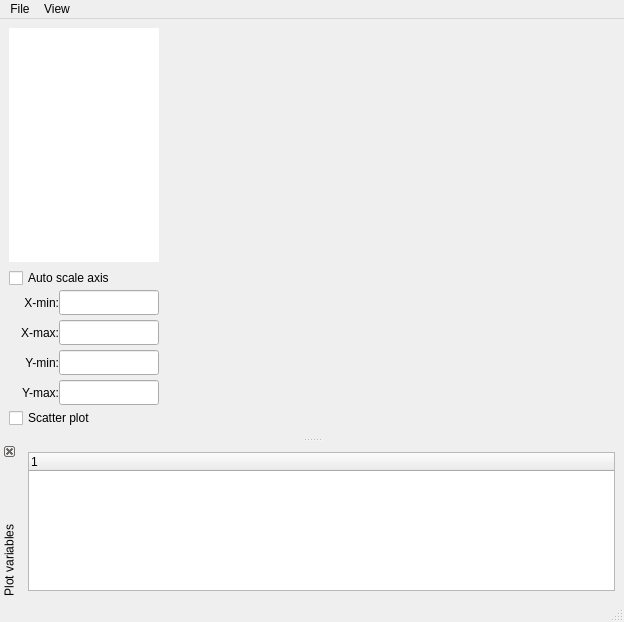
<?xml version="1.0" encoding="UTF-8"?>
<ui version="4.0">
 <class>plotwindow</class>
 <widget class="QMainWindow" name="plotwindow">
  <property name="geometry">
   <rect>
    <x>0</x>
    <y>0</y>
    <width>624</width>
    <height>622</height>
   </rect>
  </property>
  <property name="windowTitle">
   <string>CLASS graph</string>
  </property>
  <property name="dockNestingEnabled">
   <bool>true</bool>
  </property>
  <property name="dockOptions">
   <set>QMainWindow::AllowNestedDocks|QMainWindow::AnimatedDocks</set>
  </property>
  <widget class="QWidget" name="centralwidget">
   <layout class="QHBoxLayout" name="horizontalLayout_4">
    <item>
     <widget class="QWidget" name="widget" native="true">
      <property name="maximumSize">
       <size>
        <width>150</width>
        <height>16777215</height>
       </size>
      </property>
      <layout class="QVBoxLayout" name="verticalLayout_5">
       <property name="leftMargin">
        <number>0</number>
       </property>
       <property name="topMargin">
        <number>0</number>
       </property>
       <property name="rightMargin">
        <number>0</number>
       </property>
       <property name="bottomMargin">
        <number>0</number>
       </property>
       <item>
        <layout class="QVBoxLayout" name="verticalLayout_4">
         <property name="leftMargin">
          <number>0</number>
         </property>
         <item>
          <widget class="QTreeWidget" name="modelruntree">
           <property name="sizePolicy">
            <sizepolicy hsizetype="Expanding" vsizetype="Expanding">
             <horstretch>150</horstretch>
             <verstretch>0</verstretch>
            </sizepolicy>
           </property>
           <property name="minimumSize">
            <size>
             <width>150</width>
             <height>0</height>
            </size>
           </property>
           <property name="maximumSize">
            <size>
             <width>150</width>
             <height>16777215</height>
            </size>
           </property>
           <property name="frameShape">
            <enum>QFrame::VLine</enum>
           </property>
           <property name="frameShadow">
            <enum>QFrame::Plain</enum>
           </property>
           <property name="lineWidth">
            <number>0</number>
           </property>
           <property name="headerHidden">
            <bool>true</bool>
           </property>
           <column>
            <property name="text">
             <string notr="true">1</string>
            </property>
           </column>
          </widget>
         </item>
         <item>
          <layout class="QGridLayout" name="plotLayoutGrid" rowminimumheight="20,30,30,30,30,20">
           <property name="spacing">
            <number>0</number>
           </property>
           <item row="1" column="0">
            <layout class="QHBoxLayout" name="layout_xmin">
             <item>
              <widget class="QLabel" name="xminLabel">
               <property name="minimumSize">
                <size>
                 <width>50</width>
                 <height>0</height>
                </size>
               </property>
               <property name="text">
                <string>X-min:</string>
               </property>
               <property name="alignment">
                <set>Qt::AlignRight|Qt::AlignTrailing|Qt::AlignVCenter</set>
               </property>
               <property name="margin">
                <number>3</number>
               </property>
              </widget>
             </item>
             <item>
              <widget class="QLineEdit" name="xminInput">
               <property name="minimumSize">
                <size>
                 <width>50</width>
                 <height>0</height>
                </size>
               </property>
               <property name="maximumSize">
                <size>
                 <width>100</width>
                 <height>25</height>
                </size>
               </property>
              </widget>
             </item>
            </layout>
           </item>
           <item row="2" column="0">
            <layout class="QHBoxLayout" name="layout_xmax">
             <item>
              <widget class="QLabel" name="xmaxLabel">
               <property name="minimumSize">
                <size>
                 <width>50</width>
                 <height>0</height>
                </size>
               </property>
               <property name="text">
                <string>X-max:</string>
               </property>
               <property name="alignment">
                <set>Qt::AlignRight|Qt::AlignTrailing|Qt::AlignVCenter</set>
               </property>
               <property name="margin">
                <number>3</number>
               </property>
              </widget>
             </item>
             <item>
              <widget class="QLineEdit" name="xmaxInput">
               <property name="minimumSize">
                <size>
                 <width>50</width>
                 <height>0</height>
                </size>
               </property>
               <property name="maximumSize">
                <size>
                 <width>100</width>
                 <height>25</height>
                </size>
               </property>
              </widget>
             </item>
            </layout>
           </item>
           <item row="3" column="0">
            <layout class="QHBoxLayout" name="layout_ymin">
             <property name="sizeConstraint">
              <enum>QLayout::SetFixedSize</enum>
             </property>
             <item>
              <widget class="QLabel" name="yminLabel">
               <property name="minimumSize">
                <size>
                 <width>50</width>
                 <height>0</height>
                </size>
               </property>
               <property name="text">
                <string>Y-min:</string>
               </property>
               <property name="alignment">
                <set>Qt::AlignRight|Qt::AlignTrailing|Qt::AlignVCenter</set>
               </property>
               <property name="margin">
                <number>3</number>
               </property>
              </widget>
             </item>
             <item>
              <widget class="QLineEdit" name="yminInput">
               <property name="minimumSize">
                <size>
                 <width>50</width>
                 <height>0</height>
                </size>
               </property>
               <property name="maximumSize">
                <size>
                 <width>100</width>
                 <height>25</height>
                </size>
               </property>
              </widget>
             </item>
            </layout>
           </item>
           <item row="4" column="0">
            <layout class="QHBoxLayout" name="layout_ymax">
             <item>
              <widget class="QLabel" name="ymaxLabel">
               <property name="minimumSize">
                <size>
                 <width>50</width>
                 <height>0</height>
                </size>
               </property>
               <property name="text">
                <string>Y-max:</string>
               </property>
               <property name="alignment">
                <set>Qt::AlignRight|Qt::AlignTrailing|Qt::AlignVCenter</set>
               </property>
               <property name="margin">
                <number>3</number>
               </property>
              </widget>
             </item>
             <item>
              <widget class="QLineEdit" name="ymaxInput">
               <property name="minimumSize">
                <size>
                 <width>50</width>
                 <height>0</height>
                </size>
               </property>
               <property name="maximumSize">
                <size>
                 <width>100</width>
                 <height>25</height>
                </size>
               </property>
              </widget>
             </item>
            </layout>
           </item>
           <item row="5" column="0">
            <widget class="QCheckBox" name="sw_scatterplot">
             <property name="text">
              <string>Scatter plot</string>
             </property>
            </widget>
           </item>
           <item row="0" column="0">
            <widget class="QCheckBox" name="autoscaleaxis">
             <property name="layoutDirection">
              <enum>Qt::LeftToRight</enum>
             </property>
             <property name="autoFillBackground">
              <bool>false</bool>
             </property>
             <property name="text">
              <string>Auto scale axis</string>
             </property>
             <property name="iconSize">
              <size>
               <width>10</width>
               <height>10</height>
              </size>
             </property>
            </widget>
           </item>
          </layout>
         </item>
        </layout>
       </item>
      </layout>
     </widget>
    </item>
    <item>
     <layout class="QVBoxLayout" name="centralLayout">
      <property name="sizeConstraint">
       <enum>QLayout::SetMinimumSize</enum>
      </property>
      <item>
       <widget class="QWidget" name="dummy_widget" native="true">
        <property name="minimumSize">
         <size>
          <width>400</width>
          <height>400</height>
         </size>
        </property>
       </widget>
      </item>
     </layout>
    </item>
   </layout>
  </widget>
  <widget class="QStatusBar" name="statusbar"/>
  <widget class="QDockWidget" name="AdvancedDock">
   <property name="minimumSize">
    <size>
     <width>128</width>
     <height>146</height>
    </size>
   </property>
   <property name="features">
    <set>QDockWidget::DockWidgetClosable|QDockWidget::DockWidgetMovable|QDockWidget::DockWidgetVerticalTitleBar</set>
   </property>
   <property name="allowedAreas">
    <set>Qt::BottomDockWidgetArea|Qt::RightDockWidgetArea</set>
   </property>
   <property name="windowTitle">
    <string>Plot variables</string>
   </property>
   <attribute name="dockWidgetArea">
    <number>8</number>
   </attribute>
   <widget class="QWidget" name="AdvancedDockContent">
    <layout class="QHBoxLayout" name="horizontalLayout">
     <item>
      <widget class="QTreeWidget" name="advancedplottree">
       <property name="minimumSize">
        <size>
         <width>0</width>
         <height>100</height>
        </size>
       </property>
       <column>
        <property name="text">
         <string notr="true">1</string>
        </property>
       </column>
      </widget>
     </item>
    </layout>
   </widget>
  </widget>
  <widget class="QMenuBar" name="menubar">
   <property name="geometry">
    <rect>
     <x>0</x>
     <y>0</y>
     <width>624</width>
     <height>26</height>
    </rect>
   </property>
   <widget class="QMenu" name="file_menu">
    <property name="title">
     <string>File</string>
    </property>
    <addaction name="menu_savepng"/>
    <addaction name="separator"/>
    <addaction name="menu_exit"/>
   </widget>
   <widget class="QMenu" name="view_menu">
    <property name="title">
     <string>View</string>
    </property>
    <addaction name="view_advancedplotsettings"/>
   </widget>
   <addaction name="file_menu"/>
   <addaction name="view_menu"/>
  </widget>
  <action name="menu_modelruns">
   <property name="text">
    <string>Modelruns</string>
   </property>
  </action>
  <action name="menu_basicplotting">
   <property name="checkable">
    <bool>false</bool>
   </property>
   <property name="text">
    <string>Basic plotting</string>
   </property>
  </action>
  <action name="menu_advancedplotting">
   <property name="checkable">
    <bool>false</bool>
   </property>
   <property name="text">
    <string>Advanced plotting</string>
   </property>
  </action>
  <action name="menu_axis">
   <property name="text">
    <string>Axis settings</string>
   </property>
  </action>
  <action name="menu_saveimage">
   <property name="text">
    <string>Save image</string>
   </property>
  </action>
  <action name="menu_savepng">
   <property name="text">
    <string>Save image</string>
   </property>
  </action>
  <action name="menu_exit">
   <property name="text">
    <string>Exit</string>
   </property>
  </action>
  <action name="menu_modelrun">
   <property name="checkable">
    <bool>true</bool>
   </property>
   <property name="text">
    <string>Model runs</string>
   </property>
  </action>
  <action name="menu_plotsettings">
   <property name="checkable">
    <bool>true</bool>
   </property>
   <property name="text">
    <string>Plot settings</string>
   </property>
  </action>
  <action name="menu_basicplot">
   <property name="text">
    <string>Basic plotting</string>
   </property>
  </action>
  <action name="menu_advancedplot">
   <property name="text">
    <string>Advanced plotting</string>
   </property>
  </action>
  <action name="actionAdvanced_plot_settings">
   <property name="text">
    <string>Advanced-plot settings</string>
   </property>
  </action>
  <action name="actionAdvanced_plot_settings_2">
   <property name="text">
    <string>Advanced-plot settings</string>
   </property>
  </action>
  <action name="view_basicmode">
   <property name="text">
    <string>Basic mode</string>
   </property>
  </action>
  <action name="view_advancedmode">
   <property name="text">
    <string>Advanced mode</string>
   </property>
  </action>
  <action name="view_basicplotsettings">
   <property name="checkable">
    <bool>true</bool>
   </property>
   <property name="text">
    <string>Basic-plot settings</string>
   </property>
  </action>
  <action name="view_advancedplotsettings">
   <property name="checkable">
    <bool>true</bool>
   </property>
   <property name="text">
    <string>Advanced-plot settings</string>
   </property>
  </action>
  <action name="view_axissettings">
   <property name="checkable">
    <bool>true</bool>
   </property>
   <property name="text">
    <string>Axis settings</string>
   </property>
  </action>
  <action name="view_modelruns">
   <property name="checkable">
    <bool>true</bool>
   </property>
   <property name="text">
    <string>Model runs</string>
   </property>
  </action>
 </widget>
 <tabstops>
  <tabstop>advancedplottree</tabstop>
 </tabstops>
 <resources/>
 <connections/>
</ui>
